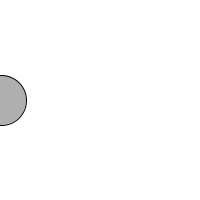
Frame 1 (no input)
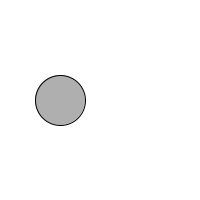
Frame 60 (the mouse pressed at the canvas centre just before this capture)
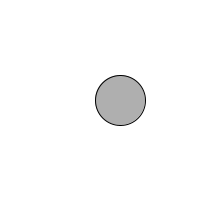
Frame 120 (the mouse held since frame 60 and released just before this capture)

The Processing sketch that drew these frames (run headless with seeded random() and noise(); from frame 60 on, the mouse is pressed at the canvas centre):

// Processing sketch: sketch_6_conditional
// ── sketch_6_conditional.pde
//Amanda Agricola
//incramentation, bounce, conditional

//Variables must have a type and a name 
//Once you declare a variable, then you can assign it a value by setting it equal to something
int x = 0;
int speed = 1;
int radius = 25;

   void setup() {
     size(200, 200);
} 
    void draw() {
     background(255);
     stroke(0);
     fill(175);
     //change the x location using the speed variable
     x = x + speed;
     //if we reach an edge, reverse speed
     if((x - radius > width) || (x + radius < 0)){
      speed = speed * -1; 
     }
     ellipse(x, height/2, radius*2, radius*2);
}
